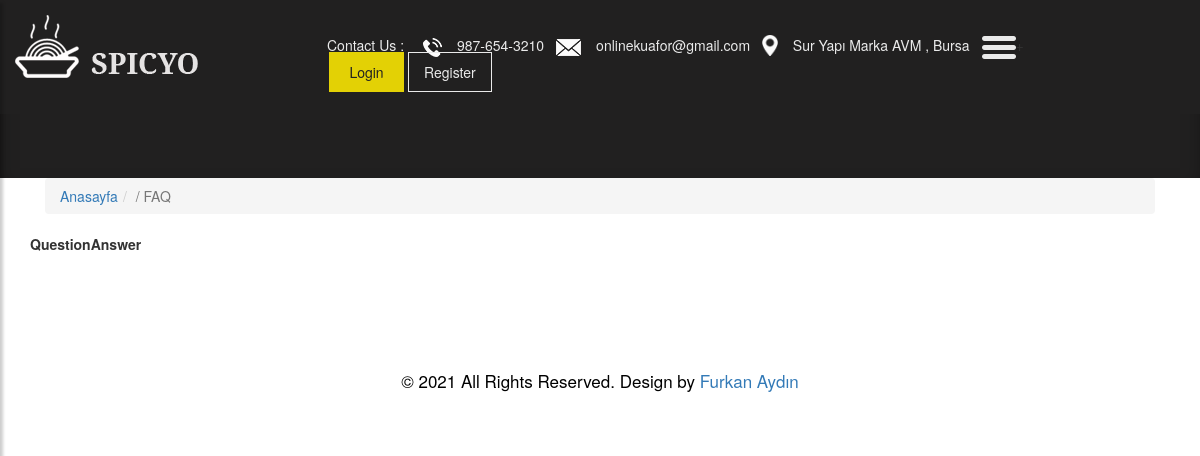
The app's page /faq/, older data.
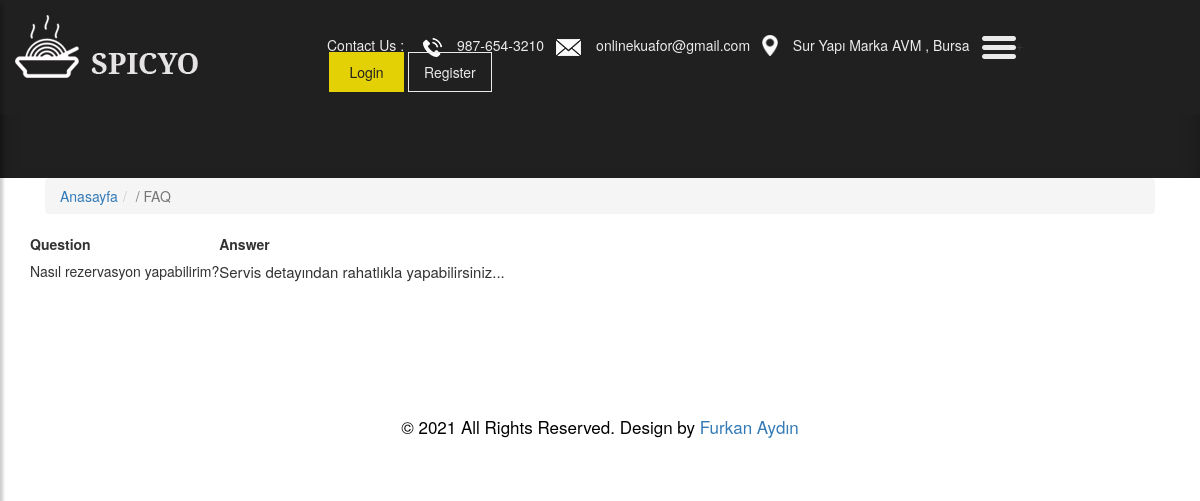
The same page, newer data.
### home/models.py (models this page shows, shortened)
class FAQ(models.Model):
    STATUS = (
        ('True', 'True'),
        ('False', 'False'),
    )
    question = models.CharField(max_length=200)
    answer = RichTextUploadingField()
    status=models.CharField(max_length=10, choices=STATUS)
    create_at=models.DateTimeField(auto_now_add=True)
    update_at=models.DateTimeField(auto_now=True)

### home/views.py (the view)
# urls.py: path('faq/', views.faq, name='faq'),
def faq(request):
    category = Category.objects.all()
    faq = FAQ.objects.all()
    setting = Setting.objects.get(pk=1)
    context = {
        'faq': faq,
        'category':category,
        'setting':setting,
    }
    return render(request, 'faq.html', context)

### home/templates/faq.html (shortened to what this page needs)
{% extends "homebase.html" %}
{% block slider %}
{% include "slider.html" %}
{% endblock %}
{% block content %}
    <div id="breadcrumb">
            <div class="container">
                <ul class="breadcrumb">
                    <li><a href="/">Anasayfa</a></li>
                    <li class="active">/ FAQ</li>
                </ul>
            </div>
    </div>
    <div class="section">
            <div class="container">
                <div class="row">
                    <table id="customers">
  <tr>
    <th>Question</th>
    <th>Answer</th>
  </tr>
        {% for rs in faq %}
  <tr>
    <td><h5>{{ rs.question }}</h5></td>
    <td>{{ rs.answer | safe }}</td>
  </tr>
        {% endfor %}
</table>
                </div>
            </div>
    </div>
{% endblock %}

Row changes from the older to the newer data that the page shows:
added FAQ: question "Nasıl rezervasyon yapabilirim?", answer "Servis detayından rahatlıkla yapabilirsiniz..."
